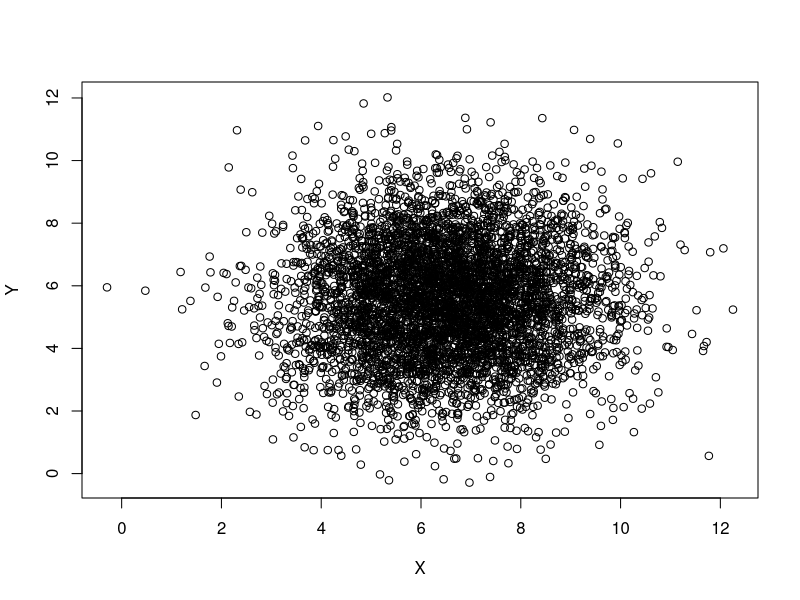

Recreate this plot in R.
#Exercise 1: Expected value
#Scores of programming course and probability course
set.seed(123456)
n<-5000
X<-rnorm(n,mean=6.5, sd=1.6)
Y<-rnorm(n,mean=5.5, sd=1.8)

#Assume that X,Y are independent variables and show E(XY)=E(X)*E(Y)
E.X<-mean(X)
E.Y<-mean(Y)
E.XY<-mean(X*Y)

print(paste(E.XY,"=", E.X*E.Y))

plot(X,Y)
#Given a=0.8 and b=0.2
#Determine the expected value of E(aX+bY)
a <- 0.8
b <-  0.2
# (1) E(aX+bY) = (2) E(aX)+E(bY) = (3) aE(X)+bE(Y)
aX <- a*X 
bY<- b*Y

# (1)
E.aXbY <- mean(aX+bY)   

E.aX <- mean(aX) 
E.bY <- mean(bY)

E.a_X <- a*mean(X) 
E.b_Y <- b*mean(Y)

#  (2)
E.aX_bY <- E.aX + E.bY
# (3)
E.a_Xb_Y <- E.a_X + E.b_Y 
#  print result
print(paste(E.aXbY,"=",E.aX_bY,"=",E.a_Xb_Y))





